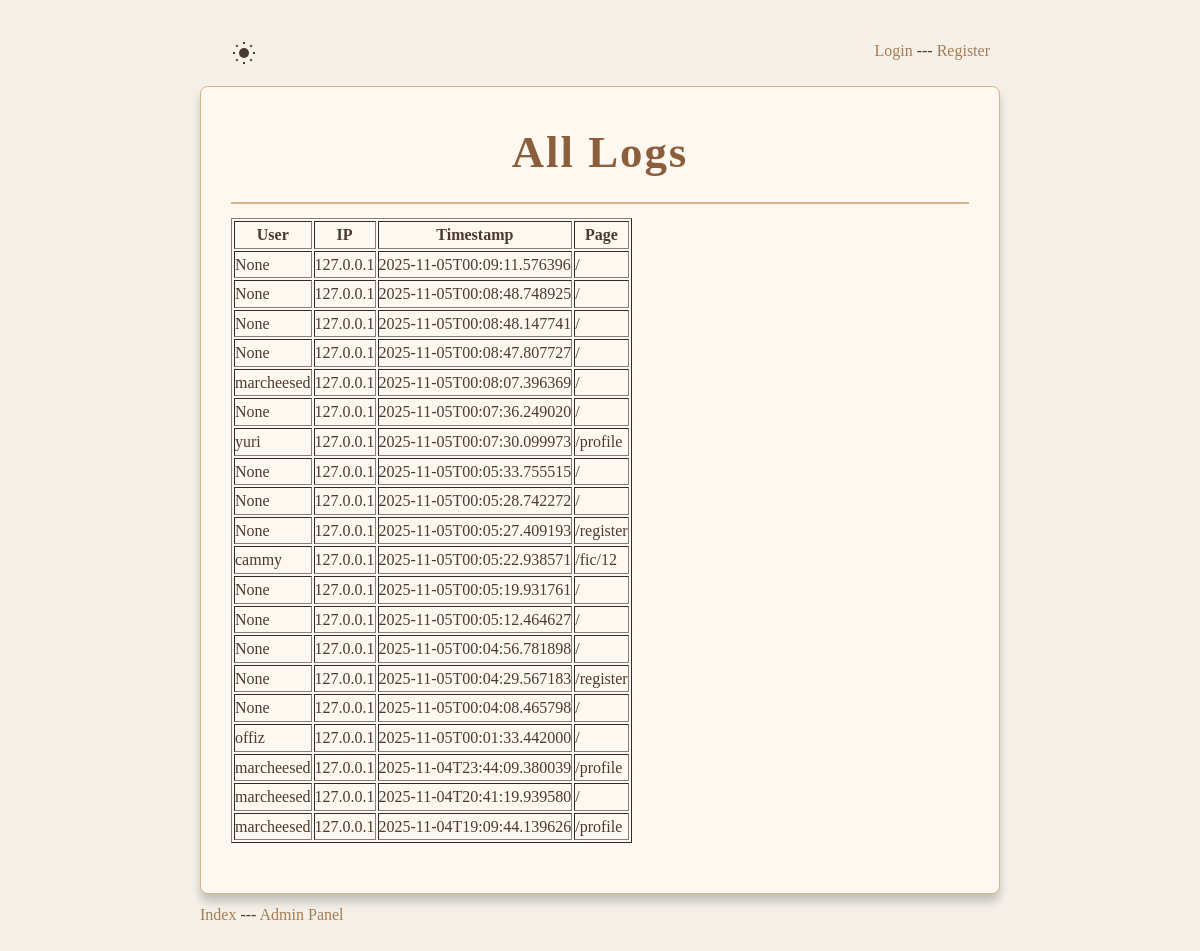
/admin/all_logs, run on the app's committed database.
### tables this page shows
CREATE TABLE ip_logs (
    id INTEGER PRIMARY KEY AUTOINCREMENT,
    ip TEXT,
    timestamp TEXT,
    user_id INTEGER,
    username TEXT,
    page TEXT,
    FOREIGN KEY (user_id) REFERENCES users(id)
);

### app.py (the view)
@app.route("/admin/all_logs")
def all_logs():
    per_page = 20
    page = request.args.get("page", 1, type=int)
    offset = (page - 1) * per_page
    conn = get_db_connection()
    cursor = conn.cursor()
    cursor.execute("SELECT COUNT(*) FROM ip_logs")
    total_count = cursor.fetchone()[0]
    total_pages = (total_count + per_page - 1) // per_page  # ceiling division
    cursor.execute(
        "SELECT username, ip, timestamp, page FROM ip_logs ORDER BY timestamp DESC LIMIT ? OFFSET ?",
        (per_page, offset),
    )
    logs_rows = cursor.fetchall()
    all_logs = [
        {
            "username": row["username"],
            "ip": row["ip"],
            "timestamp": row["timestamp"],
            "page": row["page"],
        }
        for row in logs_rows
    ]
    conn.close()
    return render_template(
        "admin/all_logs.html",
        logs=all_logs,
        current_page=page,
        total_pages=total_pages,
        is_admin=is_admin(),
        logged_in=logged_in(),
    )

### app.py (called while the page is built)
def get_db_connection():
    conn = sqlite3.connect("data.db", check_same_thread=False)
    conn.execute("PRAGMA busy_timeout = 30000")  # 30 seconds
    conn.row_factory = sqlite3.Row
    return conn

def logged_in():
    return "username" in session

def is_admin():
    if not is_logged_in():
        return False
    username = session["username"]
    user = get_user(username)
    if user:
        return user.get("is_admin", False)
    return False

def is_ip_banned(ip):
    conn = get_db_connection()
    result = conn.execute("SELECT 1 FROM banned_ips WHERE ip = ?", (ip,)).fetchone()
    conn.close()
    return result is not None

@app.before_request
def check_ban():
    print("Session data:", session)
    ip = request.remote_addr
    if is_ip_banned(ip):
        abort(403)

def is_logged_in():
    return "username" in session

### templates/admin/all_logs.html (shortened to what this page needs)
<!doctype html>
<html>
    <head>
        <link
            rel="stylesheet"
            href="{{ url_for('static', filename='style.css') }}"
        />
    </head>
    <body>
        <div class="full-container">
            <div class="site-header">
                <button
                    type="button"
                    id="theme-toggle"
                    aria-label="Toggle dark mode"
                    style="
                        background: none;
                        border: none;
                        cursor: pointer;
                        display: flex;
                        align-items: center;
                    "
                >
                </button>
                {% if logged_in %}
                <p>
                    Logged in as
                    <a href="{{ url_for('profile') }}"
                        >{{ session.get('username', 'No username in session')
                        }}</a
                    >
                </p>
                {% else %}
                <p>
                    <a href="{{ url_for('login') }}">Login</a> ---
                    <a href="{{ url_for('register') }}">Register</a>
                </p>
                {% endif %}
            </div>
            <div class="container-1">
                <h1>All Logs</h1>
                {% if logs %}
                <table border="1">
                    <tr>
                        <th>User</th>
                        <th>IP</th>
                        <th>Timestamp</th>
                        <th>Page</th>
                    </tr>
                    {% for log in logs %}
                    <tr>
                        <td>{{ log.username }}</td>
                        <td>{{ log.ip }}</td>
                        <td>{{ log.timestamp }}</td>
                        <td>{{ log.page }}</td>
                    </tr>
                    {% endfor %}
                </table>
                {% else %}
                <p>No logs available.</p>
                {% endif %}
            </div>
            <div class="site-footer">
                <p>
                    <a href="{{ url_for('index') }}">Index</a>  ---
                    <a href="{{ url_for('admin_panel') }}">Admin Panel</a>
                </p>
            </div>
        </div>
    </body>
</html>

### static/style.css (style rules this page uses)
:root { --bg-color: #f5f1e9; --text-color: #4b3a2f; --border-color: #d2b48c; --heading-color: #8b5e3c; --subheading-color: #6b4f3b; --subsubheading-color: #7b5e57; --span-bg: #f0e2d0; --input-bg: #fffaf0; --button-bg: #a67c52; --button-hover-bg: #8b6d3b; --link-color: #a67c52; --shadow-color: rgba(0, 0, 0, 0.2); --card-bg: #fff8f0; --card-border: #d2b48c; }
* { margin: 0; padding: 0; box-sizing: border-box; }
body { font-family: "Georgia", serif; background-color: var(--bg-color); color: var(--text-color); line-height: 1.6; padding: 20px; min-height: 100vh; background-image: radial-gradient( circle at 1px 1px, var(--bg-color) 1px, transparent 1px ), radial-gradient(circle at 4px 4px, var(--bg-color) 1px, transparent 1px); background-size: 20px 20px; }
.full-container { margin: 0 auto; max-width: 800px; }
h1 { font-family: "Palatino Linotype", "Book Antiqua", Palatino, serif; font-size: 2.8em; margin-bottom: 0.3em; letter-spacing: 2px; color: var(--heading-color); border-bottom: 2px solid var(--border-color); padding-bottom: 0.3em; text-align: center; }
p { margin: 0.5em 0; }
a { color: var(--link-color); text-decoration: none; }
button { background-color: var(--button-bg); color: #fff; border: none; padding: 0.7em 1.4em; border-radius: 4px; cursor: pointer; font-family: "Georgia", serif; font-size: 1em; transition: background-color 0.3s; }
.site-header { display: flex; justify-content: space-between; padding: 10px; }
#icon-sun, #icon-moon { color: var(--text-color); width: 24px; height: 24px; }
.container-1 { margin: 0 auto; background-color: var(--card-bg); padding: 30px; border: 1px solid var(--card-border); border-radius: 8px; box-shadow: 0 8px 10px var(--shadow-color); }

### data on the page
ip_logs: username "None", ip "127.0.0.1", timestamp "2025-11-05T00:09:11.576396", page "/"
ip_logs: username "None", ip "127.0.0.1", timestamp "2025-11-05T00:08:48.748925", page "/"
ip_logs: username "None", ip "127.0.0.1", timestamp "2025-11-05T00:08:48.147741", page "/"
ip_logs: username "None", ip "127.0.0.1", timestamp "2025-11-05T00:08:47.807727", page "/"
ip_logs: username "marcheesed", ip "127.0.0.1", timestamp "2025-11-05T00:08:07.396369", page "/"
ip_logs: username "None", ip "127.0.0.1", timestamp "2025-11-05T00:07:36.249020", page "/"
ip_logs: username "yuri", ip "127.0.0.1", timestamp "2025-11-05T00:07:30.099973", page "/profile"
ip_logs: username "None", ip "127.0.0.1", timestamp "2025-11-05T00:05:33.755515", page "/"
ip_logs: username "None", ip "127.0.0.1", timestamp "2025-11-05T00:05:28.742272", page "/"
ip_logs: username "None", ip "127.0.0.1", timestamp "2025-11-05T00:05:27.409193", page "/register"
ip_logs: username "cammy", ip "127.0.0.1", timestamp "2025-11-05T00:05:22.938571", page "/fic/12"
ip_logs: username "None", ip "127.0.0.1", timestamp "2025-11-05T00:05:19.931761", page "/"
ip_logs: username "None", ip "127.0.0.1", timestamp "2025-11-05T00:05:12.464627", page "/"
ip_logs: username "None", ip "127.0.0.1", timestamp "2025-11-05T00:04:56.781898", page "/"
ip_logs: username "None", ip "127.0.0.1", timestamp "2025-11-05T00:04:29.567183", page "/register"
ip_logs: username "None", ip "127.0.0.1", timestamp "2025-11-05T00:04:08.465798", page "/"
ip_logs: username "offiz", ip "127.0.0.1", timestamp "2025-11-05T00:01:33.442000", page "/"
ip_logs: username "marcheesed", ip "127.0.0.1", timestamp "2025-11-04T23:44:09.380039", page "/profile"
ip_logs: username "marcheesed", ip "127.0.0.1", timestamp "2025-11-04T20:41:19.939580", page "/"
ip_logs: username "marcheesed", ip "127.0.0.1", timestamp "2025-11-04T19:09:44.139626", page "/profile"
